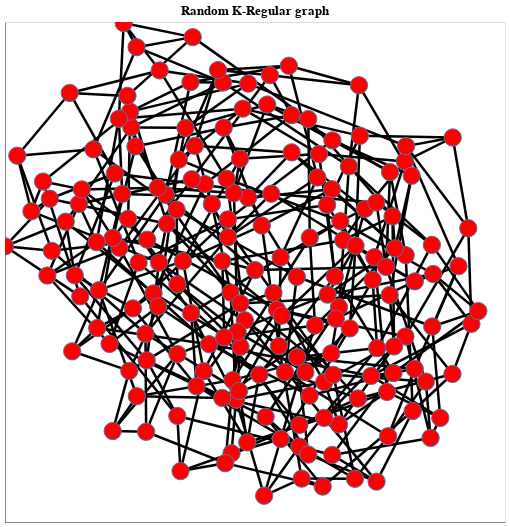

This figure's notebook cell:
### Code cell
chart2 = VisualizeGraph(base_k_regular, "Random K-Regular graph")
chart2

### Figure 1 — Vega-Lite specification as saved in the notebook (floating-point values rounded to 4 significant figures; data arrays with more than 128 entries replaced by an {"elided": "..."} marker saying what was removed)
{"config": {"view": {"continuousWidth": 400, "continuousHeight": 300}}, "layer": [{"data": {"name": "data-d87ad85151f39b6a74b3db2499151ff4"}, "mark": {"type": "line", "color": "black", "opacity": 1}, "encoding": {"detail": {"type": "quantitative", "field": "edge"}, "size": {"type": "nominal", "field": "weight", "legend": null}, "x": {"type": "quantitative", "axis": {"grid": false, "labels": false, "ticks": false, "title": ""}, "field": "x"}, "y": {"type": "quantitative", "axis": {"grid": false, "labels": false, "ticks": false, "title": ""}, "field": "y"}}, "selection": {"selector002": {"type": "interval", "bind": "scales", "encodings": ["x", "y"]}}}, {"data": {"name": "data-daacb505a660296df8fe6d82d641a37b"}, "mark": {"type": "point", "fill": "red", "opacity": 1, "size": 300, "strokeWidth": 1.0}, "encoding": {"x": {"type": "quantitative", "axis": {"grid": false, "labels": false, "ticks": false}, "field": "x"}, "y": {"type": "quantitative", "axis": {"grid": false, "labels": false, "ticks": false}, "field": "y"}}}], "height": 500, "title": "Random K-Regular graph", "width": 500, "$schema": "https://vega.github.io/schema/vega-lite/v4.8.1.json", "datasets": {"data-d87ad85151f39b6a74b3db2499151ff4": {"elided": "720 records"}, "data-daacb505a660296df8fe6d82d641a37b": {"elided": "180 records"}}}
